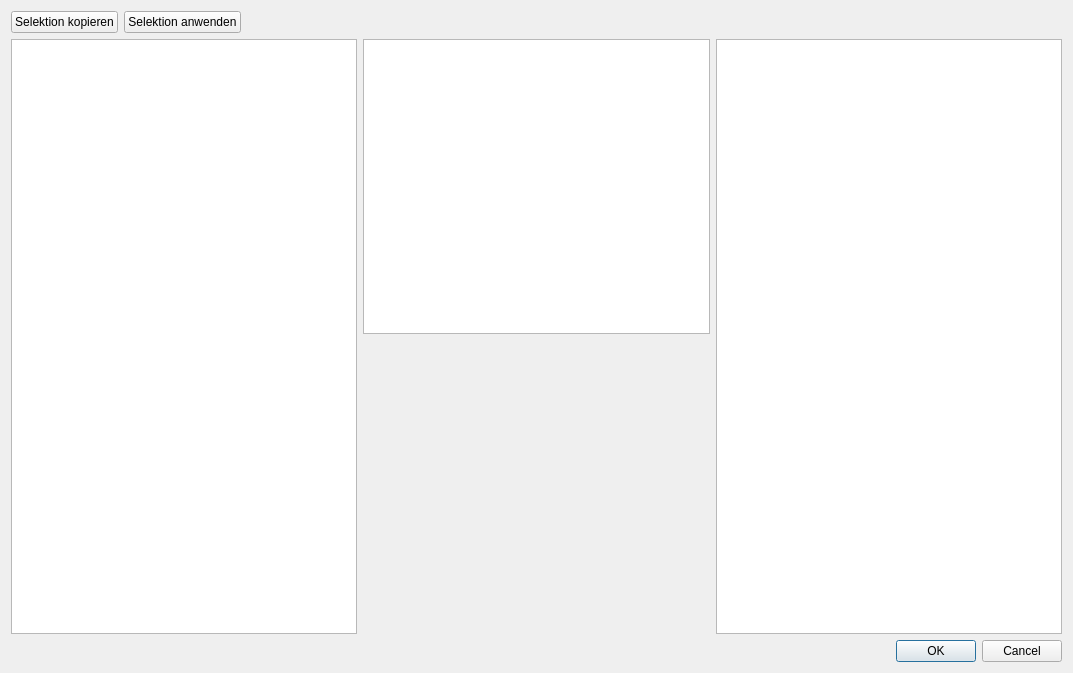
<?xml version="1.0" encoding="UTF-8"?>
<ui version="4.0">
 <class>Dialog</class>
 <widget class="QDialog" name="Dialog">
  <property name="geometry">
   <rect>
    <x>0</x>
    <y>0</y>
    <width>1073</width>
    <height>673</height>
   </rect>
  </property>
  <property name="windowTitle">
   <string>Dialog</string>
  </property>
  <layout class="QHBoxLayout" name="horizontalLayout_3">
   <item>
    <layout class="QGridLayout" name="gridLayout">
     <item row="1" column="0" rowspan="2">
      <widget class="QTableView" name="tableView_2">
       <property name="sizePolicy">
        <sizepolicy hsizetype="Expanding" vsizetype="Expanding">
         <horstretch>0</horstretch>
         <verstretch>0</verstretch>
        </sizepolicy>
       </property>
      </widget>
     </item>
     <item row="1" column="2" rowspan="2">
      <widget class="QTableView" name="tableView"/>
     </item>
     <item row="0" column="0" colspan="3">
      <layout class="QHBoxLayout" name="horizontalLayout">
       <item>
        <widget class="QPushButton" name="pushButton">
         <property name="text">
          <string>Selektion kopieren</string>
         </property>
        </widget>
       </item>
       <item>
        <widget class="QPushButton" name="pushButton_2">
         <property name="text">
          <string>Selektion anwenden</string>
         </property>
        </widget>
       </item>
       <item>
        <spacer name="horizontalSpacer">
         <property name="orientation">
          <enum>Qt::Horizontal</enum>
         </property>
         <property name="sizeHint" stdset="0">
          <size>
           <width>40</width>
           <height>20</height>
          </size>
         </property>
        </spacer>
       </item>
      </layout>
     </item>
     <item row="1" column="1">
      <widget class="QGraphicsView" name="graphicsView"/>
     </item>
     <item row="2" column="1">
      <widget class="QgsMapCanvas" name="widget" native="true">
       <property name="sizePolicy">
        <sizepolicy hsizetype="Expanding" vsizetype="Expanding">
         <horstretch>0</horstretch>
         <verstretch>0</verstretch>
        </sizepolicy>
       </property>
      </widget>
     </item>
     <item row="3" column="0" colspan="3">
      <widget class="QDialogButtonBox" name="buttonBox">
       <property name="orientation">
        <enum>Qt::Horizontal</enum>
       </property>
       <property name="standardButtons">
        <set>QDialogButtonBox::Cancel|QDialogButtonBox::Ok</set>
       </property>
      </widget>
     </item>
    </layout>
   </item>
  </layout>
 </widget>
 <customwidgets>
  <customwidget>
   <class>QgsMapCanvas</class>
   <extends>QWidget</extends>
   <header>qgis.gui</header>
   <container>1</container>
  </customwidget>
 </customwidgets>
 <resources/>
 <connections>
  <connection>
   <sender>buttonBox</sender>
   <signal>accepted()</signal>
   <receiver>Dialog</receiver>
   <slot>accept()</slot>
   <hints>
    <hint type="sourcelabel">
     <x>248</x>
     <y>254</y>
    </hint>
    <hint type="destinationlabel">
     <x>157</x>
     <y>274</y>
    </hint>
   </hints>
  </connection>
  <connection>
   <sender>buttonBox</sender>
   <signal>rejected()</signal>
   <receiver>Dialog</receiver>
   <slot>reject()</slot>
   <hints>
    <hint type="sourcelabel">
     <x>316</x>
     <y>260</y>
    </hint>
    <hint type="destinationlabel">
     <x>286</x>
     <y>274</y>
    </hint>
   </hints>
  </connection>
 </connections>
</ui>
